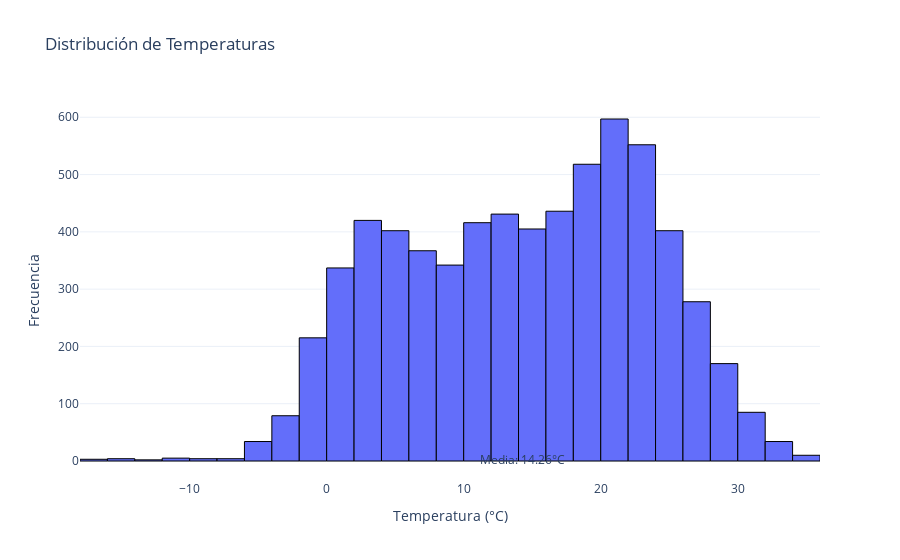

Source (notebook cell):
### Markdown cell above
#### `Observaciones:` La temperatura asciende a partir de las 08:00 para descender a partir de las 16:00. Se aprecian valores atípicos entre las 03:00 y las 06:00 que se corresponden con las bajas temperaturas registradas en fecha 04/02/2023.

### Code cell
# Creamos el gráfico de histograma con etiquetas y bordes
fig = px.histogram(climate, x='Temperature (°C)', nbins=30,
                   labels={'Temperature (°C)': 'Temperatura (°C)', 'count': 'Frecuencia'},
                   title='Distribución de Temperaturas',
                   template='plotly_white')

# Añadimos etiquetas a las columnas
fig.add_trace(go.Scatter(x=[climate['Temperature (°C)'].mean()]*2,
                         y=[0, fig.data[0].y],
                         text=[f'Media: {climate["Temperature (°C)"].mean():.2f}°C']*2,
                         mode='text',
                         showlegend=False))

# Marcamos los bordes de las columnas
fig.update_traces(marker_line=dict(color='black', width=1))

# Ajustamos el diseño del gráfico
fig.update_layout(
    xaxis_title='Temperatura (°C)',
    yaxis_title='Frecuencia',
)

# Mostramos el gráfico
fig.show()

### Figure 1 — Plotly figure (JSON) as saved in the notebook; plotly's stock layout.template omitted (floating-point values rounded to 4 significant figures; data arrays with more than 128 entries replaced by an {"elided": "..."} marker saying what was removed)
{"data": [{"alignmentgroup": "True", "bingroup": "x", "hovertemplate": "Temperatura (°C)=%{x}<br>count=%{y}<extra></extra>", "legendgroup": "", "marker": {"color": "#636efa", "line": {"color": "black", "width": 1}, "pattern": {"shape": ""}}, "name": "", "nbinsx": 30, "offsetgroup": "", "orientation": "v", "showlegend": false, "type": "histogram", "x": {"elided": "6552 float values"}, "xaxis": "x", "yaxis": "y"}, {"marker": {"line": {"color": "black", "width": 1}}, "mode": "text", "showlegend": false, "text": ["Media: 14.26°C", "Media: 14.26°C"], "type": "scatter", "x": [14.26, 14.26], "y": [0, null]}], "layout": {"barmode": "relative", "legend": {"tracegroupgap": 0}, "title": {"text": "Distribución de Temperaturas"}, "xaxis": {"anchor": "y", "domain": [0, 1], "title": {"text": "Temperatura (°C)"}}, "yaxis": {"anchor": "x", "domain": [0, 1], "title": {"text": "Frecuencia"}}}}
